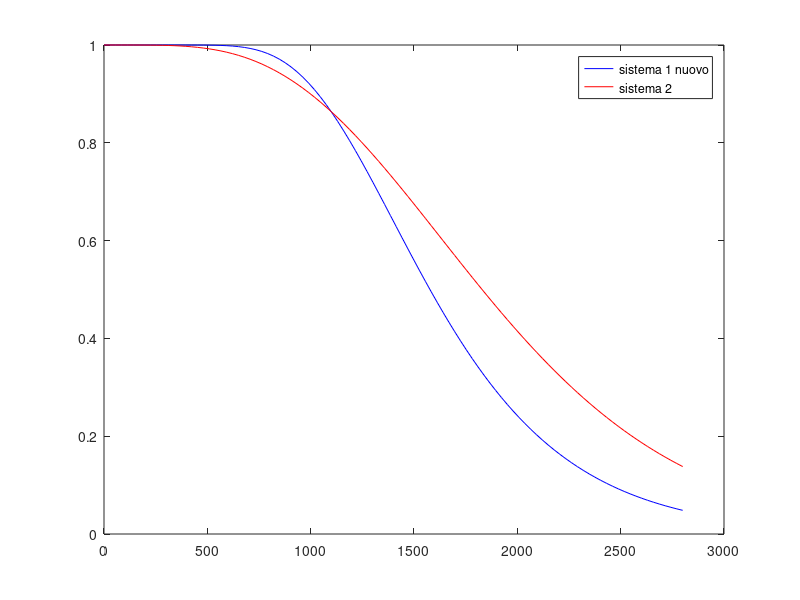

Reproduce this figure in MATLAB.
MTTF = 1400;

t = linspace(0,MTTF*2);

lam = 1/MTTF;
m = 5;
m1 = 20;
s = 3;
y1 = 1-(  1-exp(-s*lam*t)   ).^m1
y2 = (1-(1-exp(-lam*t)).^m  ).^s

plot(t,y1, 'b', t,y2,'r')

legend({'sistema 1 nuovo', 'sistema 2'})